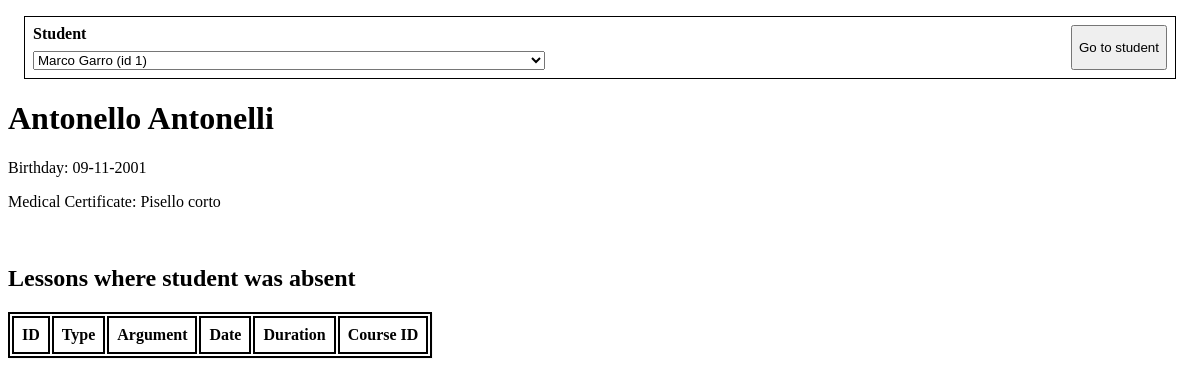
Before: /pilot.php?id=3 with the older database file.
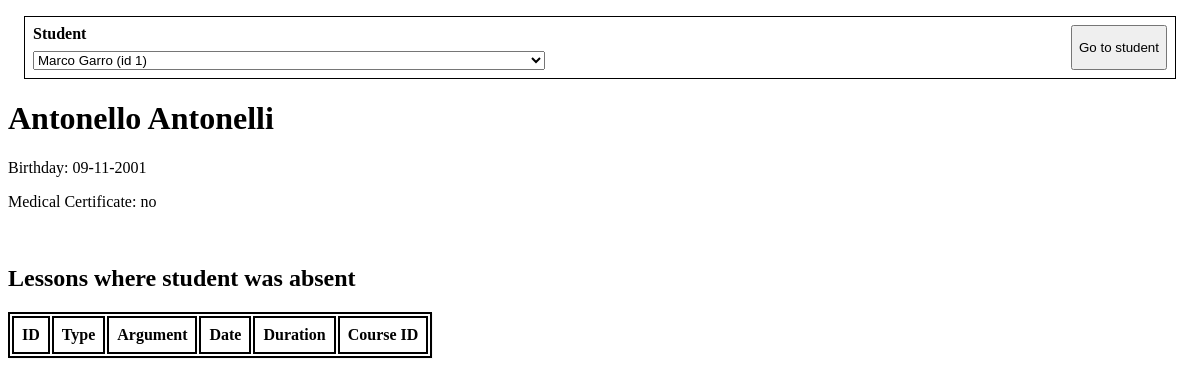
After: the same page with the newer database file.
### tables this page shows
CREATE TABLE studentPilot(
    id INTEGER PRIMARY KEY AUTOINCREMENT,
    name TEXT,
    surname TEXT,
    birthDate DATE,
    medicalCertificate TEXT
);

### Dao/PilotsDAO.php (called while the page is built, shortened)
<?php
include_once ("./Classes/Pilot.php");
class PilotsDAO extends GenericDAO {
  public static function read(int $id): ?object {
    $result = GenericDAO::$pdo->query("SELECT * FROM studentPilot WHERE id = $id", PDO::FETCH_NAMED)->fetch();
    if($result) {
      return new Pilot(
         $result["id"],
         $result["name"],
         $result["surname"],
         $result["birthDate"],
         $result["medicalCertificate"]
      );
    }
    return null;
  }
  public static function readAll(): ?array {
    $result = GenericDAO::$pdo->query("SELECT * FROM studentPilot;");
    $rows = $result->fetchAll(PDO::FETCH_ASSOC);
    $pilots = array();
    foreach ($rows as $row) {
      $pilots[] = new Pilot(
         $row["id"],
         $row["name"],
         $row["surname"],
         $row["birthDate"],
         $row["medicalCertificate"]
      );
    }
    return $pilots;
  }
}

### Classes/Pilot.php (the view, shortened to what this page needs)
<?php
class Pilot {
  private $id;
  private $name;
  private $surname;
  private $birthDate;
  private $medicalCertificate;
  public function __construct($id, $name, $surname, $birthDate, $medicalCertificate)
  {
    $this->id = $id;
    $this->name = $name;
    $this->surname = $surname;
    $this->birthDate = $birthDate;
    $this->medicalCertificate = $medicalCertificate;
  }
  public function getName() {
    return $this->name;
  }
  public function getSurname() {
    return $this->surname;
  }
  public function getBirthDate() {
    return $this->birthDate;
  }
  public function getMedicalCertificate() {
    return $this->medicalCertificate;
  }
  public function toOption(): string {
    return <<< HTML
<option value="$this->id">
    $this->name $this->surname (id $this->id)
</option>
HTML;
  }
}

### pilot.php (shortened to what this page needs)
<!DOCTYPE html>
<?php
include_once ("./Dao/PilotsDAO.php");
include_once ("./Classes/Pilot.php");
$allPilots = array();
try {
  $allPilots = PilotsDAO::readAll();
} catch (Exception $e) {
  $error = $e->getMessage();
}
?>
<html lang="en">
  <head>
      <link rel="stylesheet" type="text/css" href="index.css" />
  </head>
  <body>
    <form action="/pilot.php" method="get">
        <label>
            Student
            <select id="id" name="id">
                <?php
                foreach($allPilots as $pilot){
                    echo $pilot->toOption();
                }
                ?>
            </select>
        </label>
        <button type="submit">
            Go to student
        </button>
    </form>
<?php
if($_SERVER["REQUEST_METHOD"] == "GET"){
    if(isset($_GET["id"]) && $_GET["id"] != null) {
      try {
        $pilot = PilotsDAO::read($_GET["id"]);
        $htmlAbsences = "";
        $pilotName = $pilot->getName() . " " . $pilot->getSurname();
        $pilotBday = $pilot->getBirthDate();
        $pilotCert = $pilot->getMedicalCertificate();
        echo <<< HTML
    <h1>$pilotName</h1>
    <p>Birthday: $pilotBday</p>
    <p>Medical Certificate: $pilotCert</p>
    <br>
    <h2>Lessons where student was absent</h2>
    <table>
        <thead><tr>
            <th>ID</th>
            <th>Type</th>
            <th>Argument</th>
            <th>Date</th>
            <th>Duration</th>
            <th>Course ID</th>
        </tr></thead>
        <tbody>
            $htmlAbsences
        </tbody>
    </table>
HTML;
      } catch (Exception $e) {
        echo $e->getMessage();
      }
    } else {
        echo <<< HTML
<h1>Select a pilot to view all lessons where they were absent</h1>
HTML;
    }
}
?>
  </body>
</html>

Changed rows visible on the page:
changed studentpilot "Antonello Antonelli": medicalCertificate "Pisello corto" → "no"
